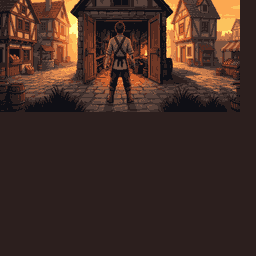
#> input picture graphics/scene7_forge_door.bmp, 256 x 256 px, found by its file name
$ python make_gallery_assets.py
#> lines starting #> are read from the running program, lines starting #| are printed output that depends on the picture
### tools/make_font.py
"""한글 스프라이트 폰트 생성기.

src/, include/ 소스에서 쓰인 비ASCII 글자를 모아 16x16 스프라이트 폰트를 만든다.
- ASCII(33~126): Butano common_variable_8x16_font 글리프를 그대로 복사
- 그 밖의 글자: 굴림 12px로 렌더링 (흰 본체 + 오른쪽/아래 검은 그림자)

출력: graphics/hs_font.bmp, graphics/hs_font.json, include/hs_font.h
같은 글자로 사방에 검은 외곽선을 두른 폰트도 함께 만든다 (일시정지 화면처럼 배경이 복잡한 곳용):
graphics/hs_font_outline.bmp, graphics/hs_font_outline.json, include/hs_font_outline.h (hs::font_outline)
내용이 바뀌었을 때만 파일을 다시 쓰므로 Makefile EXTTOOL로 매 빌드마다 돌려도 된다.
"""

import os
import re
import struct
import sys

from PIL import Image, ImageDraw, ImageFont

ROOT = os.path.dirname(os.path.dirname(os.path.abspath(__file__)))
BUTANO_COMMON = os.path.join(ROOT, '..', 'butano', 'common')
ASCII_BMP = os.path.join(BUTANO_COMMON, 'graphics', 'common_variable_8x16_font.bmp')
ASCII_HEADER = os.path.join(BUTANO_COMMON, 'include', 'common_variable_8x16_sprite_font.h')
KOREAN_TTF = r'C:\Windows\Fonts\gulim.ttc'
KOREAN_SIZE = 12
KOREAN_WIDTH = 13      # 12px 글자 + 그림자 1px
KOREAN_TOP = 2

OUT_BMP = os.path.join(ROOT, 'graphics', 'hs_font.bmp')
OUT_JSON = os.path.join(ROOT, 'graphics', 'hs_font.json')
OUT_HEADER = os.path.join(ROOT, 'include', 'hs_font.h')

SMALL_SIZE = 10        # 작은 글꼴(hs::font_small): 10px 글자 + 사방 외곽선, 전부 굴림으로 그린다
SMALL_TOP = 3

CELL = 16
BODY = 14     # 흰색
SHADOW = 12   # 검은색


# [21 lines left out: functions collect_characters, read_ascii_widths, not called in this run]


def write_bmp_4bpp(path, image, palette):
    width, height = image.size
    row_size = ((width * 4 + 31) // 32) * 4
    pixels = bytearray()
    for y in range(height - 1, -1, -1):
        row = bytearray()
        for x in range(0, width, 2):
            hi = image.getpixel((x, y))
            lo = image.getpixel((x + 1, y)) if x + 1 < width else 0
            row.append((hi << 4) | lo)
        row.extend(b'\0' * (row_size - len(row)))
        pixels.extend(row)
    palette_bytes = bytearray()
    for i in range(16):
        r, g, b = palette[i]
        palette_bytes.extend((b, g, r, 0))
    offset = 14 + 40 + len(palette_bytes)
    header = struct.pack('<2sIHHI', b'BM', offset + len(pixels), 0, 0, offset)
    info = struct.pack('<IiiHHIIiiII', 40, width, height, 1, 4, 0, len(pixels), 2835, 2835, 16, 16)
    return bytes(header + info + palette_bytes + pixels)


def write_if_changed(path, data):
    mode = 'rb' if isinstance(data, bytes) else 'r'
    if os.path.exists(path):
        kwargs = {} if mode == 'rb' else {'encoding': 'utf-8', 'newline': ''}
        with open(path, mode, **kwargs) as f:
            if f.read() == data:
                return False
    if isinstance(data, bytes):
        with open(path, 'wb') as f:
            f.write(data)
    else:
        with open(path, 'w', encoding='utf-8', newline='\n') as f:
            f.write(data)
    return True


# [180 lines left out: functions draw_outline, build_image, build_small, header_text, main, not called in this run]


# [2 lines that do not run on import are left out]

### tools/make_gallery_assets.py
"""OPTION > Gallery 그림 (수동 실행): 엔딩 썸네일 6장 + 잠긴 칸 + 시간대 아이콘 3개 -> graphics/gallery_*.bmp (스프라이트 4bpp)

- gallery_thumb_0~5: 엔딩 그림 (번호 = 모드*3 + 시간대, 모드 0 STORY / 1 HARD, 시간대 0 낮 / 1 노을 / 2 밤). 지금은 임시로 오프닝 장면을 쓴다.
  엔딩 그림이 생기면 THUMBS의 원본 파일만 바꿔 다시 실행한다.
- gallery_locked: 아직 못 본 엔딩 칸 (어두운 판 + ?)
- gallery_icon_0~2: 맨 아래 열 이름으로 쓰는 시간대 아이콘 (낮 / 노을 / 밤)
사용: python -B tools/make_gallery_assets.py
"""
import os
import sys

from PIL import Image, ImageDraw

sys.path.insert(0, os.path.dirname(os.path.abspath(__file__)))
from make_font import write_bmp_4bpp, write_if_changed

ROOT = os.path.dirname(os.path.dirname(os.path.abspath(__file__)))
CUT = os.path.join(ROOT, 'assets', 'graphics', 'cutscene')
ICON = os.path.join(ROOT, 'assets', 'graphics', 'forge')
OUT = os.path.join(ROOT, 'graphics')

# (STORY 낮, 노을, 밤), (HARD 낮, 노을, 밤): 임시 그림
THUMBS = ['scene7_forge_door.bmp', 'scene4_tax_collector.bmp', 'scene5_decree.bmp',
          'scene6_dagger.bmp', 'scene2_anvil.bmp', 'scene_bankrupt.bmp']
JSON32 = '{\n    "type": "sprite",\n    "height": 32\n}\n'

QUESTION = [
    '..XXXX..',
    '.XX..XX.',
    '.....XX.',
    '....XX..',
    '...XX...',
    '........',
    '...XX...',
]


def quantize15(image):
    """RGB -> (색 번호 이미지(0번 비움), 팔레트 16색)"""
    q = image.quantize(colors=15, method=Image.Quantize.MAXCOVERAGE, kmeans=3, dither=Image.Dither.NONE)
    raw = q.getpalette()
    palette = [(0, 0, 0)] + [tuple(c & 0xF8 for c in raw[i * 3:i * 3 + 3]) for i in range(15)]
    return q, palette


def write(name, indices, palette):
    write_if_changed(os.path.join(OUT, name + '.bmp'), write_bmp_4bpp(None, indices, palette))
    write_if_changed(os.path.join(OUT, name + '.json'), JSON32.encode())


def main():
    for index, source in enumerate(THUMBS):
        image = Image.open(os.path.join(CUT, source)).convert('RGB').resize((64, 30), Image.LANCZOS)
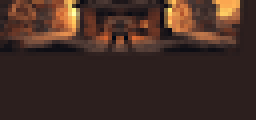
#> image: PIL image 64x30 RGB (shown 4 times larger); mean R, G, B 66.1, 44.4, 36.7
        q, palette = quantize15(image)
#> in quantize15, `raw = q.getpalette()`: raw = 45 values, max 255 at index 0, min 17 at index 4, mean 115
#> in quantize15, `palette = [(0, 0, 0)] + [tuple(c & 0xF8 for c in raw[i * 3:i * 3 + 3])..`: palette = [(0, 0, 0), (248, 248, 152), (16, 16, 16), (152, 88, 56), (248, 168, 80), (64, 40, 40), (168, 152, 104), (248, 216, 104), (120, 72, 48), (216, 136, 72), (40, 24, 24), (104, 56, 40), (248, 192, 96), (176, 104, 64), (200, 112, 64), (80, 56, 48)]
        indices = Image.new('P', (64, 32), 0)
#> indices: PIL image 64x32 P; every value is 0
        indices.putdata([0] * (64 * 32))
        px = indices.load()
        for y in range(30):
            for x in range(64):
                px[x, y + 1] = q.getpixel((x, y)) + 1
        write('gallery_thumb_%d' % index, indices, palette)
#> the loop in write_bmp_4bpp, `for i in range(16):` made 16 passes
#> in write_bmp_4bpp, `offset = 14 + 40 + len(palette_bytes)`: offset = 118
#> in write_if_changed, `mode = 'rb' if isinstance(data, bytes) else 'r'`: mode = 'rb'
#> pass 2 of the loop in main, `for index, source in enumerate(THUMBS):`:
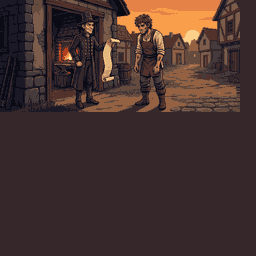
#> input picture graphics/scene4_tax_collector.bmp, 256 x 256 px, found by its file name
#> in main, `image = Image.open(os.path.join(CUT, source)).convert('RGB').resize((6..`:
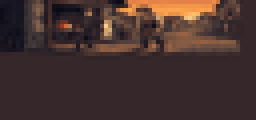
#> image: PIL image 64x30 RGB (shown 4 times larger); mean R, G, B 68.7, 49.3, 46.6
#> in main, `q, palette = quantize15(image)`: palette = [(0, 0, 0), (248, 192, 112), (24, 16, 32), (128, 88, 64), (224, 128, 64), (64, 48, 48), (168, 128, 88), (208, 160, 112), (144, 56, 32), (208, 104, 48), (240, 152, 72), (104, 72, 64), (48, 32, 40), (88, 64, 56), (168, 104, 64), (192, 120, 64)]
#> the loop in write_bmp_4bpp (call 2), `for i in range(16):` made 16 passes
#> pass 3 of the loop in main, `for index, source in enumerate(THUMBS):`:
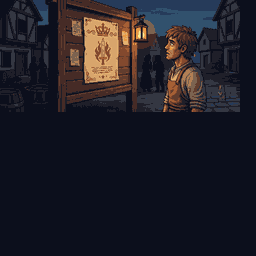
#> input picture graphics/scene5_decree.bmp, 256 x 256 px, found by its file name
#> in main, `image = Image.open(os.path.join(CUT, source)).convert('RGB').resize((6..`:
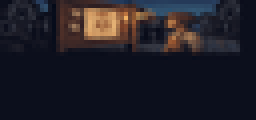
#> image: PIL image 64x30 RGB (shown 4 times larger); mean R, G, B 32, 29.8, 38
#> in main, `q, palette = quantize15(image)`: palette = [(0, 0, 0), (224, 168, 104), (8, 8, 24), (136, 80, 48), (40, 72, 104), (184, 136, 88), (56, 32, 32), (40, 40, 56), (112, 80, 64), (136, 96, 72), (208, 152, 96), (104, 64, 40), (24, 24, 32), (168, 112, 72), (72, 48, 40), (32, 56, 80)]
#> the loop made 6 passes; the first 3 are shown

    # 잠긴 칸
    palette = [(0, 0, 0), (24, 24, 28), (88, 88, 96), (128, 128, 136)] + [(0, 0, 0)] * 12
#> palette = [(0, 0, 0), (24, 24, 28), (88, 88, 96), (128, 128, 136), (0, 0, 0), (0, 0, 0), (0, 0, 0), (0, 0, 0), (0, 0, 0), (0, 0, 0), (0, 0, 0), (0, 0, 0), (0, 0, 0), (0, 0, 0), (0, 0, 0), (0, 0, 0)]
    indices = Image.new('P', (64, 32), 0)
    d = ImageDraw.Draw(indices)
    d.rectangle((0, 1, 63, 30), fill=1, outline=2)
    px = indices.load()
    ox, oy = 64 // 2 - 8, 32 // 2 - 7                    # 가운데에 2배 크기 ?
    for y, row in enumerate(QUESTION):
        for x, ch in enumerate(row):
            if ch == 'X':
                for dy in range(2):
                    for dx in range(2):
                        px[ox + x * 2 + dx, oy + y * 2 + dy] = 3
    write('gallery_locked', indices, palette)

    # 시간대 아이콘 (18x18 -> 32x32 가운데)
    for index, name in enumerate(('day', 'sunset', 'night')):
#> (the run stopped early here; a loop or call above may not have finished)
